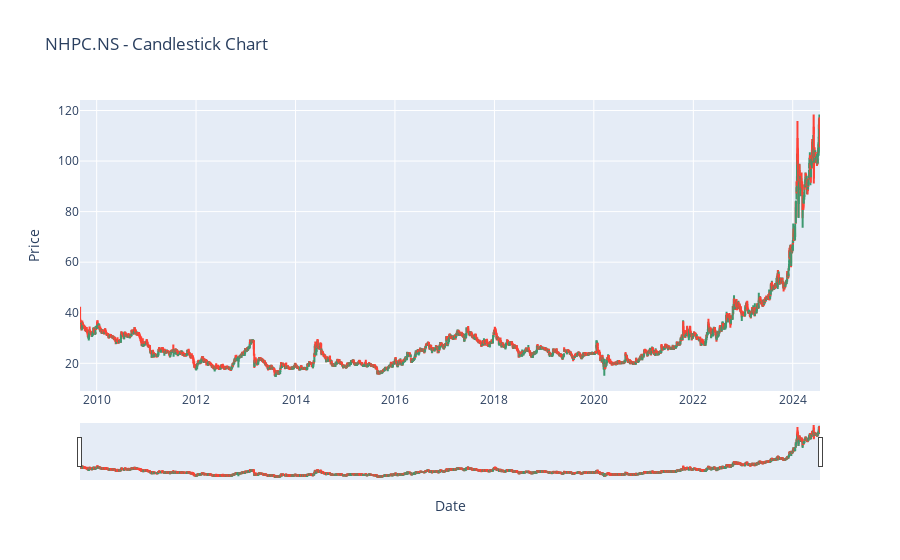

Notebook cell for this chart:
### Code cell
import yfinance as yf
import pandas as pd
import matplotlib.pyplot as plt
import seaborn as sns
import plotly.graph_objects as go

# List of popular Indian stock tickers
tickers = [
    "NHPC.NS", "RELIANCE.NS", "HDFCBANK.NS", "INFY.NS", "TCS.NS", "ICICIBANK.NS",
    "SBIN.NS", "HINDUNILVR.NS", "ITC.NS", "KOTAKBANK.NS", "LT.NS", "AXISBANK.NS",
    "BAJFINANCE.NS", "BHARTIARTL.NS", "MARUTI.NS", "ASIANPAINT.NS", "M&M.NS",
    "SUNPHARMA.NS", "WIPRO.NS", "HCLTECH.NS", "ULTRACEMCO.NS", "TATAMOTORS.NS",
    "TATASTEEL.NS", "TECHM.NS", "ADANIPORTS.NS", "GRASIM.NS", "POWERGRID.NS",
     "BPCL.NS", "IOC.NS"
]

# Download and store data
dataframes = {}

for ticker in tickers:
    data = yf.download(ticker)
    dataframes[ticker] = pd.DataFrame(data)
    break

# Function to plot stock data
def plot_stock_data(ticker, df):
    plt.figure(figsize=(14, 10))

    # Plot Closing Price and Moving Average
    plt.subplot(3, 1, 1)
    sns.lineplot(data=df, x=df.index, y='Close', label='Close')
    df['Moving Average'] = df['Close'].rolling(window=20).mean()
    sns.lineplot(data=df, x=df.index, y='Moving Average', label='20-Day MA', color='orange')
    plt.title(f'{ticker} - Closing Price and Moving Average')
    plt.xlabel('Date')
    plt.ylabel('Price')
    plt.legend()
    
    # Plot Volume
    plt.subplot(3, 1, 2)
    sns.barplot(data=df, x=df.index, y='Volume', color='skyblue')
    plt.title(f'{ticker} - Trading Volume')
    plt.xlabel('Date')
    plt.ylabel('Volume')

    # Plot Histogram of Returns
    df['Return'] = df['Close'].pct_change() * 100
    plt.subplot(3, 1, 3)
    sns.histplot(df['Return'].dropna(), bins=50, color='green')
    plt.title(f'{ticker} - Histogram of Returns')
    plt.xlabel('Return (%)')
    plt.ylabel('Frequency')
    
    plt.tight_layout()
    plt.show()

# # Plot for each ticker
# for ticker, df in dataframes.items():
#     plot_stock_data(ticker, df)

# Candlestick Chart using Plotly
def plot_candlestick(ticker, df):
    fig = go.Figure(data=[go.Candlestick(x=df.index,
                                         open=df['Open'],
                                         high=df['High'],
                                         low=df['Low'],
                                         close=df['Close'])])
    fig.update_layout(title=f'{ticker} - Candlestick Chart', xaxis_title='Date', yaxis_title='Price')
    fig.show()

# Plot candlestick charts for each ticker
for ticker, df in dataframes.items():
    plot_candlestick(ticker, df)
    break

### Figure 1 — Plotly figure (JSON) as saved in the notebook; plotly's stock layout.template omitted (floating-point values rounded to 4 significant figures; data arrays with more than 128 entries replaced by an {"elided": "..."} marker saying what was removed)
{"data": [{"close": {"elided": "3669 float values"}, "high": {"elided": "3669 float values"}, "low": {"elided": "3669 float values"}, "open": {"elided": "3669 float values"}, "type": "candlestick", "x": {"elided": "3669 str values"}}], "layout": {"title": {"text": "NHPC.NS - Candlestick Chart"}, "xaxis": {"title": {"text": "Date"}}, "yaxis": {"title": {"text": "Price"}}}}
